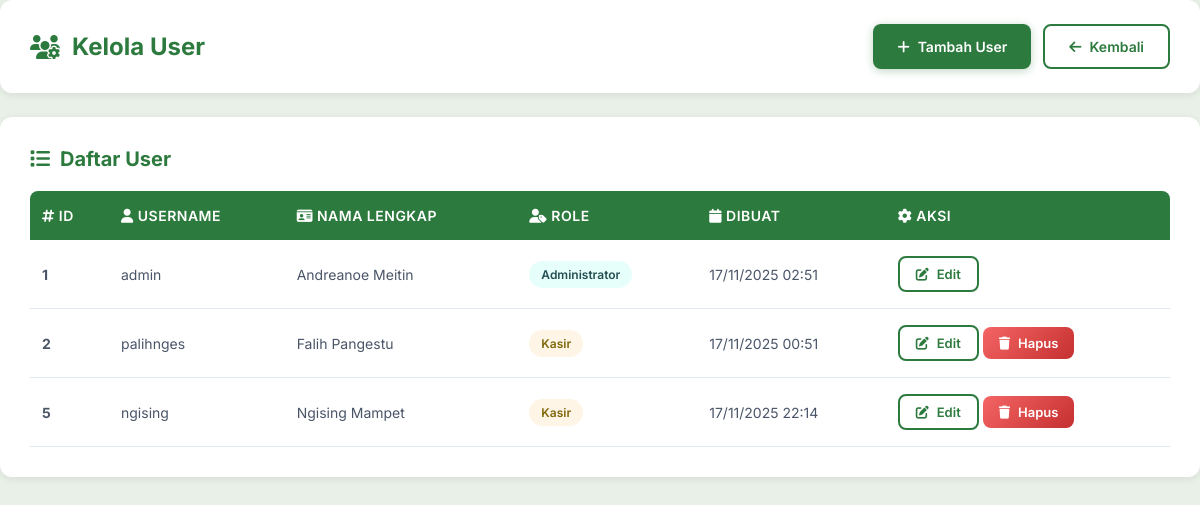
The app's page /kelola_user.php (signed in) with its own data.
### tables this page shows
CREATE TABLE `users` (
  `id` int(11) NOT NULL,
  `username` varchar(50) NOT NULL,
  `password` varchar(255) NOT NULL,
  `nama_lengkap` varchar(100) NOT NULL,
  `role` enum('Kasir','Administrator') NOT NULL,
  `created_at` timestamp NOT NULL DEFAULT current_timestamp()
);

### kelola_user.php (the view, shortened to what this page needs)
<?php
require_once 'config/conn_db.php';
$current_user_id = $_SESSION['user_id'];
$users = mysqli_query($conn, "SELECT id, username, nama_lengkap, role, created_at FROM users ORDER BY id ASC");
?>
<!DOCTYPE html>
<html lang="id">
<head>
    <link rel="stylesheet" href="https://cdnjs.cloudflare.com/ajax/libs/font-awesome/6.4.0/css/all.min.css">
</head>
<body>
    <div class="container">
        <div class="header">
            <h2><i class="fas fa-users-cog"></i> Kelola User</h2>
            <div class="page-actions">
                <button id="btnShowAdd" class="btn btn-primary">
                    <i class="fas fa-plus"></i> Tambah User
                </button>
                <a href="dashboard.php" class="btn btn-outline">
                    <i class="fas fa-arrow-left"></i> Kembali
                </a>
            </div>
        </div>
        <div class="table-wrap">
            <h3><i class="fas fa-list"></i> Daftar User</h3>
            <table>
                <thead>
                    <tr>
                        <th><i class="fas fa-hashtag"></i> ID</th>
                        <th><i class="fas fa-user"></i> Username</th>
                        <th><i class="fas fa-id-card"></i> Nama Lengkap</th>
                        <th><i class="fas fa-user-tag"></i> Role</th>
                        <th><i class="fas fa-calendar"></i> Dibuat</th>
                        <th><i class="fas fa-cog"></i> Aksi</th>
                    </tr>
                </thead>
                <tbody>
                    <?php while ($u = mysqli_fetch_assoc($users)): ?>
                    <tr>
                        <td><strong><?= $u['id'] ?></strong></td>
                        <td><?= htmlspecialchars($u['username']) ?></td>
                        <td><?= htmlspecialchars($u['nama_lengkap']) ?></td>
                        <td>
                            <span class="badge <?= stripos($u['role'], 'admin') !== false ? 'badge-admin' : 'badge-kasir' ?>">
                                <?= htmlspecialchars($u['role']) ?>
                            </span>
                        </td>
                        <td><?= date('d/m/Y H:i', strtotime($u['created_at'])) ?></td>
                        <td>
                            <a class="btn btn-outline btn-sm" href="kelola_user.php?action=edit&id=<?= $u['id'] ?>">
                                <i class="fas fa-edit"></i> Edit
                            </a>
                            <?php if ($u['id'] != $current_user_id): ?>
                                    <a class="btn btn-danger btn-sm btn-delete" href="#" data-id="<?= $u['id'] ?>" data-username="<?php echo htmlspecialchars($u['username'], ENT_QUOTES); ?>">
                                        <i class="fas fa-trash"></i> Hapus
                                    </a>
                                <?php endif; ?>
                        </td>
                    </tr>
                    <?php endwhile; ?>
                </tbody>
            </table>
        </div>
    </div>
</body>
</html>

### kelola_user.php (style rules this page uses)
* { margin: 0; padding: 0; box-sizing: border-box; }
body { font-family: 'Inter', sans-serif; background: #e8f0e8; min-height: 100vh; padding: 0; margin: 0; }
.container { max-width: 100%; margin: 0; padding: 0; }
.header { background: white; padding: 24px 30px; border-radius: 12px; margin-bottom: 24px; box-shadow: 0 2px 8px rgba(0, 0, 0, 0.08); display: flex; justify-content: space-between; align-items: center; flex-wrap: wrap; gap: 16px; }
.header h2 { color: #2d7a3e; font-size: 24px; font-weight: 700; display: flex; align-items: center; gap: 12px; }
.header h2 i { color: #2d7a3e; }
.page-actions { display: flex; gap: 12px; flex-wrap: wrap; }
.btn { padding: 12px 24px; border-radius: 8px; cursor: pointer; border: none; font-size: 14px; font-weight: 600; transition: all 0.3s ease; display: inline-flex; align-items: center; gap: 8px; text-decoration: none; font-family: 'Inter', sans-serif; }
.btn-primary { background: #2d7a3e; color: white; box-shadow: 0 2px 8px rgba(45, 122, 62, 0.3); }
.btn-outline { background: white; border: 2px solid #2d7a3e; color: #2d7a3e; }
.btn-danger { background: linear-gradient(135deg, #f56565 0%, #c53030 100%); color: white; }
.btn-sm { font-size: 13px; padding: 8px 16px; }
.table-wrap { background: white; padding: 30px; border-radius: 12px; box-shadow: 0 2px 8px rgba(0, 0, 0, 0.08); overflow-x: auto; }
.table-wrap h3 { color: #2d7a3e; font-size: 20px; font-weight: 700; margin-bottom: 20px; display: flex; align-items: center; gap: 10px; }
.table-wrap h3 i { color: #2d7a3e; }
table { width: 100%; border-collapse: collapse; min-width: 800px; }
thead th { background: #2d7a3e; color: white; padding: 16px 12px; text-align: left; font-weight: 600; font-size: 14px; text-transform: uppercase; letter-spacing: 0.5px; }
thead th:first-child { border-radius: 8px 0 0 0; }
thead th:last-child { border-radius: 0 8px 0 0; }
tbody tr { border-bottom: 1px solid #e2e8f0; transition: all 0.3s ease; }
tbody td { padding: 16px 12px; color: #4a5568; font-size: 14px; }
.badge { display: inline-block; padding: 6px 12px; border-radius: 20px; font-size: 12px; font-weight: 600; text-transform: capitalize; }
.badge-admin { background: #e6fffa; color: #234e52; }
.badge-kasir { background: #fef5e7; color: #7d6608; }

### records on screen
users: id "1", username "admin", nama_lengkap "Andreanoe Meitin", role "Administrator", created_at "17/11/2025 02:51"
users: id "2", username "palihnges", nama_lengkap "Falih Pangestu", role "Kasir", created_at "17/11/2025 00:51"
users: id "5", username "ngising", nama_lengkap "Ngising Mampet", role "Kasir", created_at "17/11/2025 22:14"
